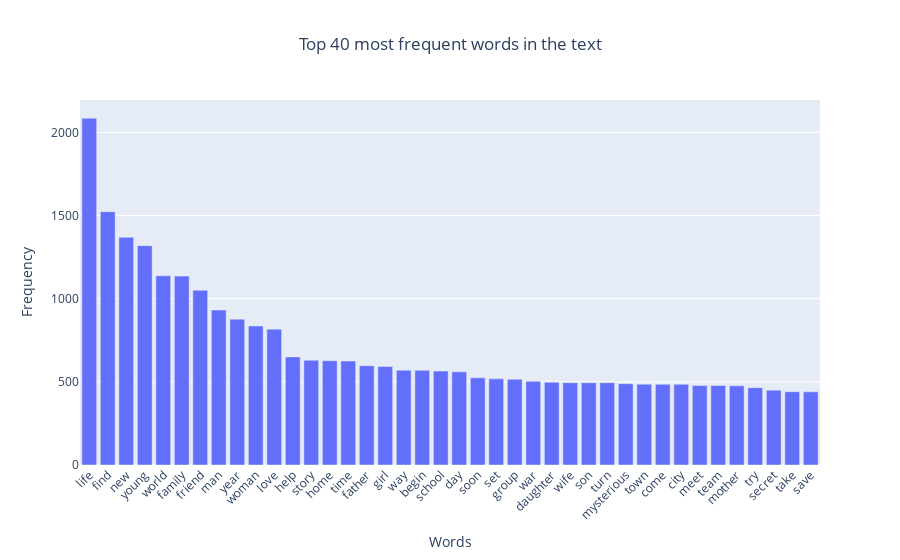

Notebook source saved alongside this figure:
### Markdown cell above
These are some of the most frequent words. It says to us that some themes could be present in this dataset, such as WW2, family and love.

### Code cell
import string

stop_words = set(stopwords.words('english')) | set(stop_words_spacy)
lemmatizer = WordNetLemmatizer()

def clean_text(text):
    text = text.translate(str.maketrans('', '', string.punctuation))
    text = text.lower()
    tokens = text.split()
    tokens = [lemmatizer.lemmatize(word) for word in tokens if word not in stop_words]
    return ' '.join(tokens)

movies_clean['cleaned_overview'] = movies_clean['overview'].apply(clean_text)
most_frequent_words(movies_clean["cleaned_overview"], 40)

### Figure 1 — Plotly figure (JSON) as saved in the notebook; plotly's stock layout.template omitted (floating-point values rounded to 4 significant figures)
{"data": [{"type": "bar", "x": ["life", "find", "new", "young", "world", "family", "friend", "man", "year", "woman", "love", "help", "story", "home", "time", "father", "girl", "way", "begin", "school", "day", "soon", "set", "group", "war", "daughter", "wife", "son", "turn", "mysterious", "town", "come", "city", "meet", "team", "mother", "try", "secret", "take", "save"], "y": [2085, 1523, 1369, 1319, 1138, 1136, 1051, 932, 877, 836, 817, 650, 630, 627, 625, 597, 592, 570, 569, 565, 560, 524, 518, 516, 503, 498, 495, 495, 495, 489, 486, 485, 485, 478, 478, 476, 465, 450, 441, 440]}], "layout": {"title": {"text": "Top 40 most frequent words in the text", "x": 0.5}, "xaxis": {"tickangle": -45, "title": {"text": "Words"}}, "yaxis": {"title": {"text": "Frequency"}}}}
